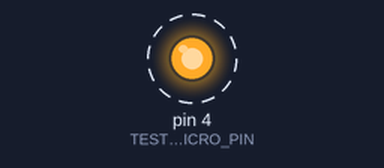
A sketch run on a simulated Arduino Uno, built with avr-gcc and run on an emulated ATmega328P. Parts: output pins drawn as LEDs (lit = HIGH). Dashed ring = blinking. What the sketch prints to the serial monitor is not drawn.

Above: at 0.2 s.
Timing chart, 0 to 3.0 s (numbered marks = the images above):
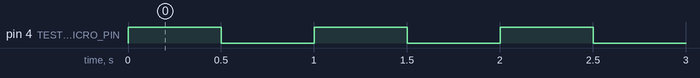

Measured:
- by itself, pin 4 (TEST_MICRO_PIN): alternates HIGH for 0.50 s and LOW for 0.50 s

The sketch:

Cosigo_TEST_MICRO.ino
```cpp
// Definición del pin de testeo
#define TEST_MICRO_PIN  4  // Pin de prueba

void setup() {
  // Inicializa el pin como salida
  Serial.begin(115200);
  pinMode(TEST_MICRO_PIN, OUTPUT);
}

void loop() {
  // Encender el pin
  digitalWrite(TEST_MICRO_PIN, HIGH);
  delay(500);
  Serial.print("LED ON");   // Esperar 500 ms

  // Apagar el pinu
  digitalWrite(TEST_MICRO_PIN, LOW);
  delay(500);  // Esperar 500 ms
  Serial.print("LED OFF");
}
```
